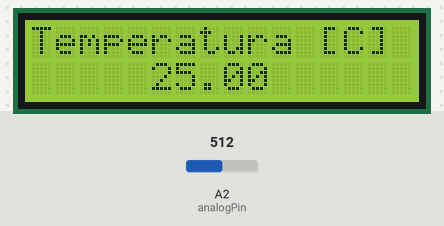
Bench run of a sketch on a simulated Arduino Uno, built with avr-gcc and run on an emulated ATmega328P. Parts: 16×2 character LCD. Inputs (shaded band) come from the test bench; at power-on: A2 (analogPin) = 512. What the sketch prints to the serial monitor is not drawn.

Above: at 1.2 s.
1.3 s: A2 (analogPin) set to 107
At 2.5 s:
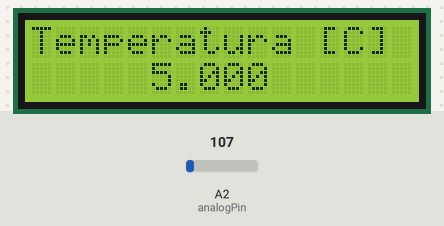
2.8 s: A2 (analogPin) set to 90
At 3.7 s:
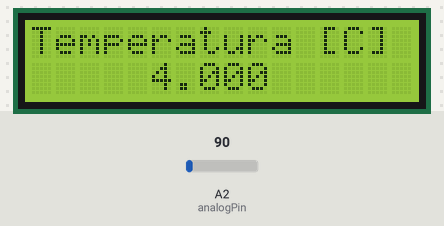
4.3 s: A2 (analogPin) set to 0
At 4.9 s:
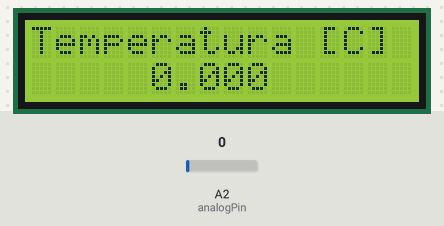
5.8 s: A2 (analogPin) set to 306
At 7.2 s:
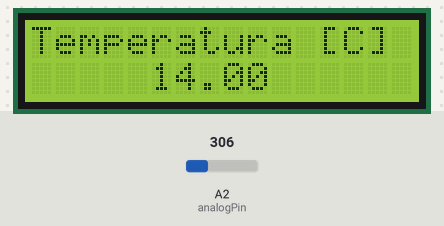
Timing chart, 0 to 8.3 s (numbered marks = the images above; inputs shaded):
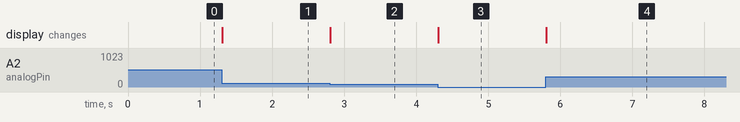

The sketch:

Temperatura.ino
```cpp
#include<LiquidCrystal.h>    // include the library code:
LiquidCrystal lcd(12, 11, 5, 4, 3, 2);    // initialize the interface pins

int analogPin = A2;
float val;

void setup() {
	lcd.begin(16, 2);    // set up the LCD's number of columns and rows:
	Serial.begin(9600);
}

void loop() {
	val = map(analogRead(analogPin), 0, 1023, 0, 50);
	lcd.setCursor(0, 0);
	lcd.print ("Temperatura [C]");
	lcd.setCursor(5, 1);
	lcd.print(val);
	Serial.print(analogRead(analogPin));
	Serial.print("\t");
}
```

Measured:
- after the input at 1.3 s, the display: changes at once (image 1)
- after the input at 2.8 s, the display: changes at once (image 2)
- after the input at 4.3 s, the display: changes at once (image 3)
- after the input at 5.8 s, the display: changes at once (image 4)
